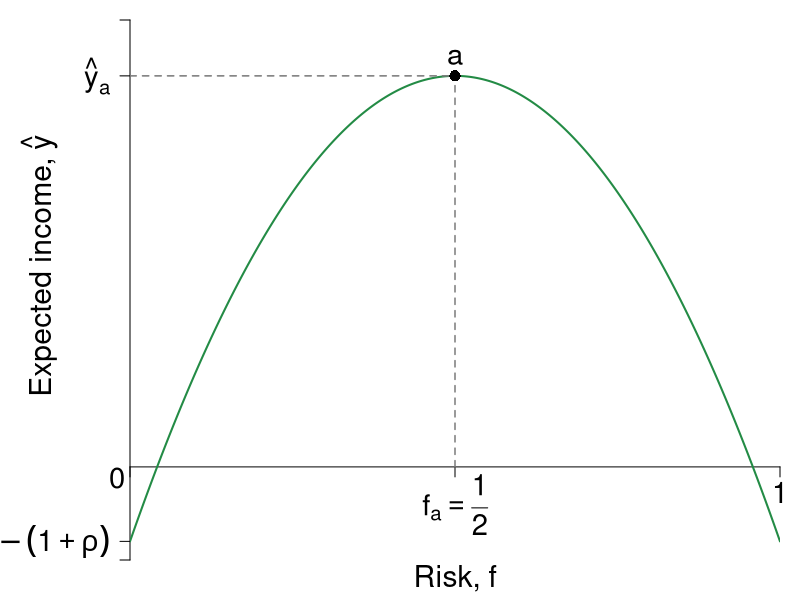

The R source for this figure:
#Graph Designer: Simon Halliday, Scott Cohn
#Authors: Bowles, Foley and Halliday
#Title: Coordination, Conflict and Competition: A Text in Microeconomics

library(shape)
pdf(file = "risk/return_maximization_margin.pdf", width = 8, height = 6)

#Set parameters for graphics
pointsize <- 1.8
axislabelsize <- 1.8
labelsize <- 1.75
namesize <- 1.8
annotatesize <- 1.5
graphlinewidth <- 2
segmentlinewidth <- 1.5

COL <- c("#7fc97f", "#beaed4", "#fdc086", "#ffff99", "#386cb0", "#f0027f", "#bf5b17", "#666666")
COLA <- c("#e0f3db", "#99d8c9","#66c2a4","#41ae76", "#238b45", "#005824")
COLB <- c("#c6dbef", "#4eb3d3", "#2b8cbe", "#0868ac","#084081")
COLC <- c("#fcfbfd", "#efedf5", "#dadaeb", "#bcbddc", "#9e9ac8", "#807dba", "#6a51a3", "#54278f", "#3f007d")
grays <- gray.colors(25, start = 1, end = 0, alpha = 1)

#Edited the margins to cater for the larger LHS labels
par(mar =  c(2, 6.5, 1, 1))

return <- function(f, mu = 5){
  mu*f*(1 - f) - 0.2
}

indiffA <- function(x, alpha = 0.7, uA = 4) {
  (uA / x^alpha)^(1/(1 - alpha))
}

trsline <- function(x, constant = 10, slope = 4){
  constant - (slope)*x
}

ff <- function(x, c = 12, s = 1/3){
  c - s*x
}

xlims <- c(0, 1)
ylims <- c(-0.25, 1.2)

npts <- 501 
x <- seq(xlims[1], xlims[2], length.out = npts)
y <- seq(ylims[1], ylims[2], length.out = npts) 
a <- c(2, 4, 6)

plot(0, 0, xlim = xlims, ylim = ylims, type = "n",
     xlab = expression(paste("")),
     ylab = expression(paste("")), 
     xaxt = "n", 
     yaxt = "n", 
     cex.lab = axislabelsize, 
     bty = "n", 
     xaxs = "i", 
     yaxs = "i"
)



ticksy <- c(ylims[1], return(f = 0),return(f = 0.5), ylims[2])
#ylabels <- c(NA, expression(paste(hat(y)[a] == 1.25)), NA)
ylabels <- c(NA, expression(paste(-(1 + rho))), expression(paste(hat(y)[a])), NA)
#ylabels <- c(NA, expression(paste(-(1 + rho))), expression(paste(y[a] == frac(q,4))), NA)
ticksx <- c(xlims[1], 0.5, xlims[2])
xlabels <- c(NA, NA, 1)

axis(1, at = ticksx, pos = 0, labels = xlabels, cex.axis = labelsize)
axis(2, at = ticksy, pos = 0, labels = ylabels, las = 1, cex.axis = labelsize)

npts <- 500 
xx1 <- seq(xlims[1], xlims[2], length.out = npts)
xx2 <- seq(0, xlims[2], length.out = npts)
xx3 <- seq(1.5, 2.5, length.out = npts)
xx4 <- seq(3, 5, length.out = npts)
xx5 <- seq(7, 9, length.out = npts)

#Draw the graphs
lines(xx1, return(xx1), col = COLA[5], lwd = graphlinewidth)

#Axis labels
#mtext(expression(paste("Risk, ", f)), side = 1, line = 2.5, cex = axislabelsize)
text(0.5*(xlims[2]), -0.3, expression(paste("Risk, ", f)), xpd = TRUE, cex = axislabelsize) 
text(0.5*(xlims[2]), -0.1, expression(paste(f[a] == frac(1, 2))), xpd = TRUE, cex = labelsize) 

text(-0.14, 0.45*(ylims[2]), expression(paste("Expected income, ", hat(y) )), xpd = TRUE, cex = axislabelsize, srt = 90) 
text(-0.02, -0.03, expression(paste(0)), xpd = TRUE, cex = labelsize) 

segments(0.5, 0, 0.5, return(0.5), lty = 2, col = grays[20] , lwd = segmentlinewidth)
segments(0, return(0.5), 0.5, return(0.5), lty = 2, col = grays[20] , lwd = segmentlinewidth)

#Annotate points (4,4),(2,8),(8,2) on feasibility frontier
text(0.5, return(0.5) + 0.05, expression(paste(a)), cex = labelsize)
points(0.5, return(0.5), pch = 16, col = "black", cex = 1.5)

dev.off()
